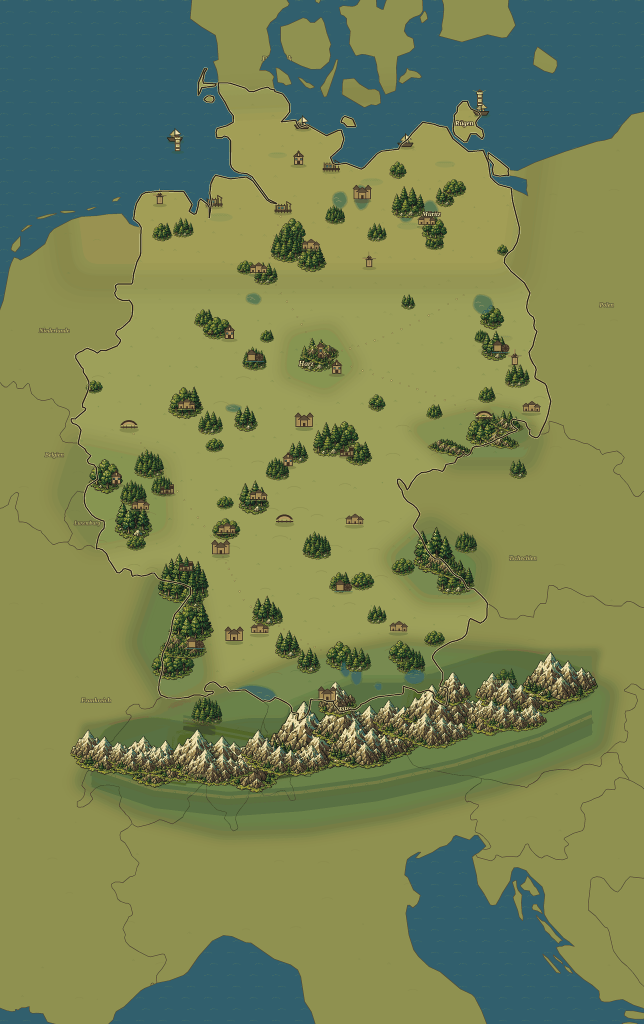
#> input picture assets/map/germany_styled.png, 1932 x 3072 px (shown at 1/3 size)
$ python adapt_generated_underlay.py --source ../assets/map/germany_styled.png
#> lines starting #> are read from the running program, lines starting #| are printed output that depends on the picture
#> in main, image is the input picture: PIL image 1932x3072 RGB; mean R, G, B 119.5, 130.9, 83.7
import argparse
from pathlib import Path

from PIL import Image


TARGET_SIZE = (1568, 2048)


def _fit_crop(image: Image.Image, target_size: tuple[int, int]) -> Image.Image:
#> called with target_size = (1568, 2048)
    source_aspect = image.width / image.height
#> source_aspect = 0.629
    target_aspect = target_size[0] / target_size[1]
    if source_aspect < target_aspect:
        crop_height = round(image.width / target_aspect)
#> crop_height = 2523
        top = max(0, (image.height - crop_height) // 2)
#> top = 274
        image = image.crop((0, top, image.width, top + crop_height))
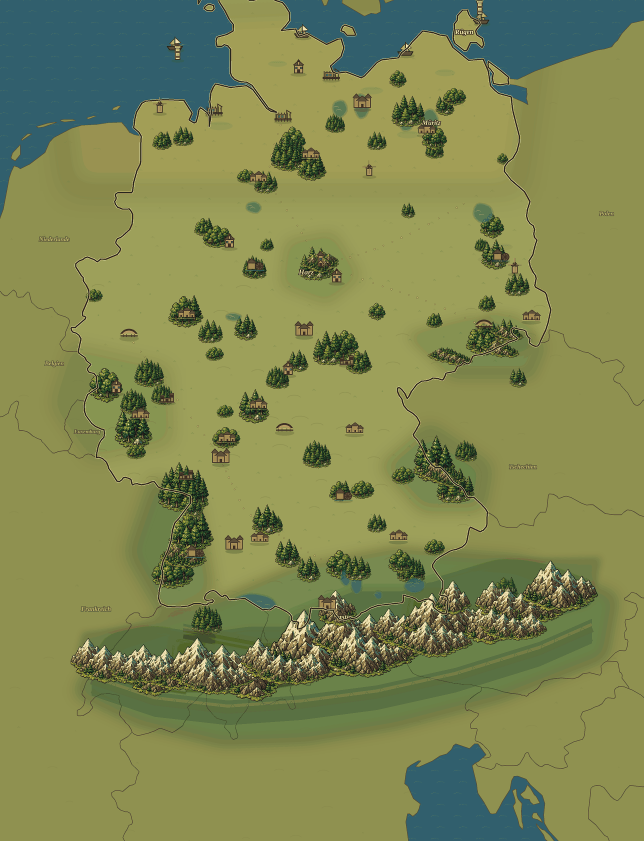
#> image: PIL image 1932x2523 RGB (shown at 1/3 size); mean R, G, B 126.2, 134.2, 81.1
    elif source_aspect > target_aspect:
        crop_width = round(image.height * target_aspect)
        left = max(0, (image.width - crop_width) // 2)
        image = image.crop((left, 0, left + crop_width, image.height))
    return image.resize(target_size, Image.Resampling.LANCZOS)


def main() -> int:
    parser = argparse.ArgumentParser(
        description="Adapt one generated RPG map underlay into the runtime Germany map asset."
    )
    parser.add_argument("--source", required=True, help="Generated source PNG outside assets/.")
    parser.add_argument(
        "--out",
        default="assets/map/germany_styled.png",
        help="Runtime output PNG. Defaults to assets/map/germany_styled.png.",
    )
    parser.add_argument(
        "--colors",
        type=int,
        default=128,
        help="Palette size for PNG compression. Use 0 to keep RGB.",
    )
    args = parser.parse_args()

    source = Path(args.source)
    out = Path(args.out)
    image = Image.open(source).convert("RGB")
    image = _fit_crop(image, TARGET_SIZE)
    if args.colors > 0:
        image = image.quantize(colors=args.colors, method=Image.Quantize.MEDIANCUT).convert("RGB")
#> image: PIL image 1568x2048 RGB
    out.parent.mkdir(parents=True, exist_ok=True)
    image.save(out, "PNG", optimize=True)
    print(f"Wrote {out} {image.size[0]}x{image.size[1]} {out.stat().st_size:,} bytes")
#| Wrote assets/map/germany_styled.png 1568x2048 1,606,641 bytes
    return 0


if __name__ == "__main__":
    raise SystemExit(main())
#> (the program exits here)
